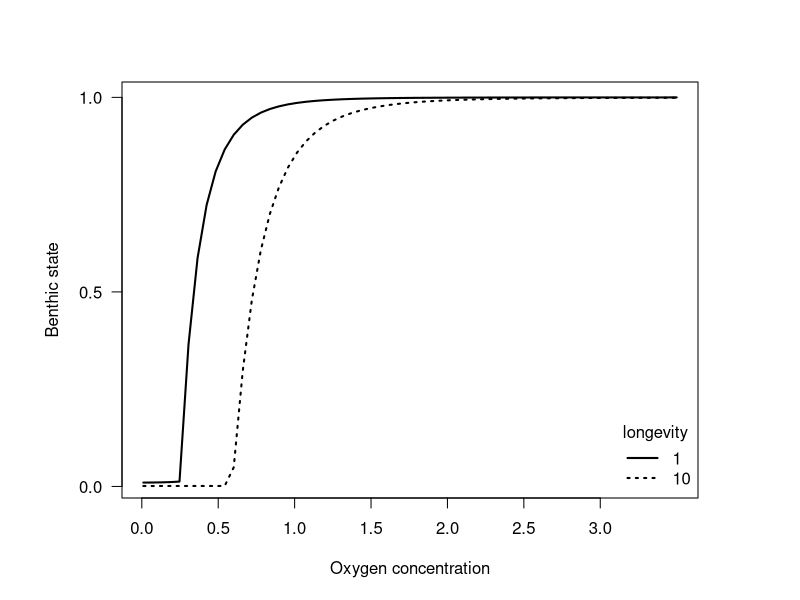
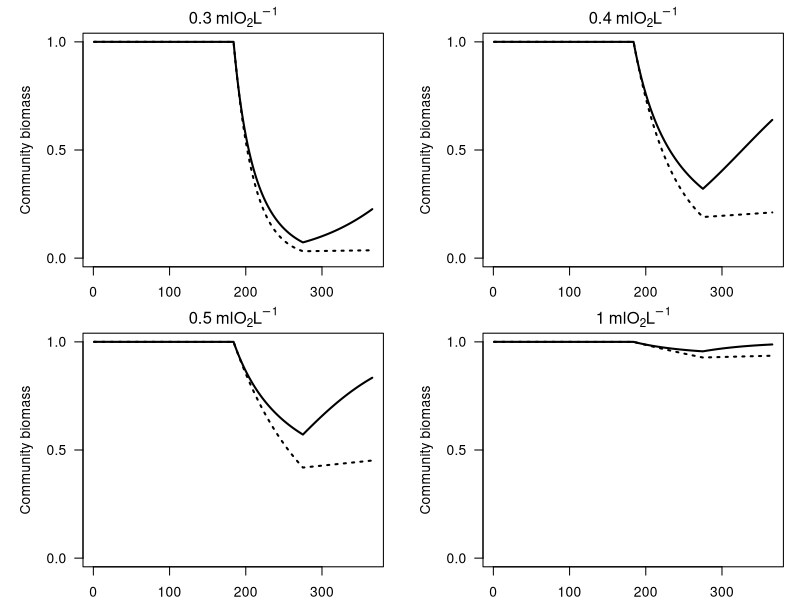

Write the R code that produced these figures, in order.

# illustration of the effects of oxygen appendix 2

# get the 100 years and take the average
  K <- 1
  r1 <- (5.31/1)/365
  r10 <- (5.31/10)/365
  t<- 1:365
  yearstime <- 100
  start <- rep(NA,length=(yearstime*365)+1);start[1]<-1
  conc <- seq(from= 0.01,to= 3.5,length.out = 60)
  dat <- matrix(data=NA,nrow=60,ncol=2)
  
  for (i in 1:length(conc)){
    oxygenW  <- rep(4,92)
    oxygenS  <- rep(4,91)
    oxygenSU <- rep(conc[i],91)
    oxygenA  <- rep(4,91)
    oxygen   <- c(oxygenW,oxygenS,oxygenSU,oxygenA)
    oxygen_tot   <- rep(oxygen,yearstime)
    Odef  <- 0.01 * (1+oxygen_tot-0.5)^-6
    
    P_one <- start
    P_ten <- start
    
    for (p in 1:(yearstime*365)){
      Fish <- 0
      Oxi <- Odef[p]
      P_one[p+1] <- P_one[p] + r1*P_one[p] *((K-P_one[p])/K) - Fish*P_one[p] - Oxi*P_one[p]
      P_one[p+1][P_one[p+1]<0.001] <- 0.001
      P_ten[p+1] <- P_ten[p] + r10*P_ten[p] *((K-P_ten[p])/K) - Fish*P_ten[p] - Oxi*P_ten[p]
      P_ten[p+1][P_ten[p+1]<0.001] <- 0.001 
    }
    
    Pall <- data.frame(P_one,P_ten)
    dat[i,1]<- mean(Pall[round(0.5*yearstime*365):(yearstime*365),1])
    dat[i,2]<- mean(Pall[round(0.5*yearstime*365):(yearstime*365),2])
  }
  
  setwd("C:/Users/pdvd/Online for git/Baltic/Output")
  pdf("Hypoxia average.pdf",width=5,height=4.5)  
  par(mar = c(5, 6, 4, 5) + 0.1)
  plot(dat[,1]~conc,lty=1,lwd=2,type="l",yaxt="n",xlab="Oxygen concentration",
       ylab="Benthic state", xaxt="n")
  legend("bottomright",legend =c(1,10),lwd=2,lty=c(1,3),title="longevity",bty = "n")
  axis(1,c(0,0.5,1,1.5,2,2.5,3))
  axis(2,c(0,0.5,1),las=1)
  lines(dat[,2]~conc,lty=3,lwd=2)
  dev.off()
    
# set parameters for one year
  K <- 1
  r1 <- (5.31/1)/365
  r10 <- (5.31/10)/365
  t<- 1:365
  yearstime <- 1
  conc <- c(0.3,0.4,0.5,1)
  
  pdf("Hypoxia one year.pdf",width=6,height=4.5)  
  par(mar=c(2,5,2,1))
  par(mfrow=c(2,2))
  
  for (i in 1:4){
    oxygenW  <- rep(4,92)
    oxygenS  <- rep(4,91)
    oxygenSU <- rep(conc[i],91)
    oxygenA  <- rep(4,91)
    oxygen   <- c(oxygenW,oxygenS,oxygenSU,oxygenA)
    oxygen_tot   <- rep(oxygen,yearstime)
    Odef  <- 0.01 * (1+oxygen_tot-0.5)^-6
    
    Pall <- 1
    for (p in 1:(yearstime*365)){
      Fish <- 0
      Oxi <- Odef[p]
      Pall[p+1] <- Pall[p] + r1*Pall[p] *((K-Pall[p])/K) - Fish*Pall[p] - Oxi*Pall[p]
      Pall[p+1][Pall[p+1]<0.001] <- 0.001 
    }
    
    plot(Pall,type="l",lwd=2,xlab="Days",ylab="Community biomass",las=1,ylim=c(0,1),
         main= bquote(.(conc[i]) ~ ml*O[2]*L^{-1}), yaxt="n")
    axis(2,c(0,0.5,1),las=1)
    
    Pall <- 1
    for (p in 1:(yearstime*365)){
      Fish <- 0
      Oxi <- Odef[p]
      Pall[p+1] <- Pall[p] + r10*Pall[p] *((K-Pall[p])/K) - Fish*Pall[p] - Oxi*Pall[p]
      Pall[p+1][Pall[p+1]<0.001] <- 0.001 
    }
    
    lines(Pall,lwd=2,lty=3)
  }
  dev.off()
  